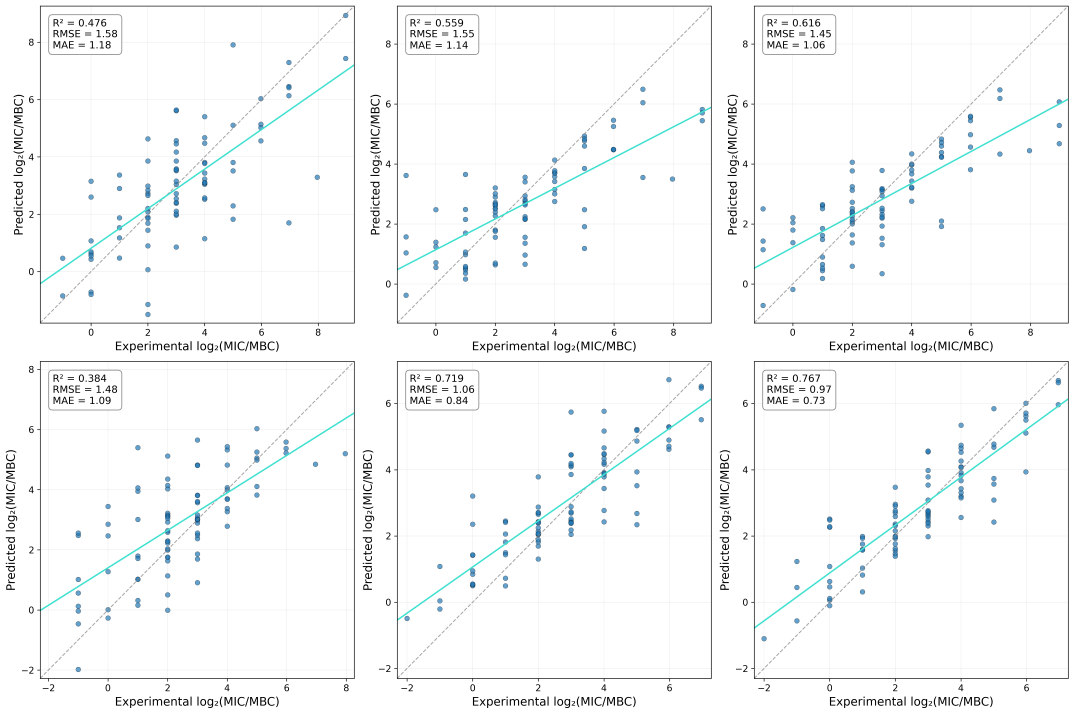
#> input picture scatter_grid_desc_vs_emb_modified.png, 5370 x 3570 px (shown at 1/5 size)
$ python extract_figure4_points.py
#> lines starting #> are read from the running program, lines starting #| are printed output that depends on the picture; after the words box and inside, x2 and y2 are one past the last pixel; in counts of white or black regions, pixels touching at a corner belong together
"""Recover the marker coordinates of the archived v5 parity grid.

Source: COMA/scatter_grid_desc_vs_emb_modified.png, the full-resolution original of the
raster used as manuscript Figure 4 (5370x3570; the manuscript copy is a 1280px JPEG with
row and column labels added around it). The underlying predictions are not in the
repository and the v18 reconstruction reports different metrics and has no descriptor arm,
so the raster is the only surviving record of these points.

Panels are located from their black spines, the data transform from the tick marks, and
markers from their fill colour (#629fca). Overlapping markers are split by blob area.
Extraction is accepted only if the recomputed R2, RMSE and MAE reproduce the values
printed inside each panel.
"""
from pathlib import Path
import json, hashlib
import numpy as np, pandas as pd
from PIL import Image
from scipy import ndimage
from sklearn.metrics import r2_score, mean_squared_error, mean_absolute_error

Image.MAX_IMAGE_PIXELS = None
ROOT = Path(__file__).resolve().parent
SRC = ROOT.parent.parent / 'scatter_grid_desc_vs_emb_modified.png'
OUT = ROOT / 'figure4_marker_coordinates.csv'

ROWS = ['Descriptors', 'Embeddings']
COLS = ['No labels', 'One-hot encoded labels', 'OpenAI embeddings labels']
# values printed inside each panel of the archived raster
PRINTED = {('Descriptors', 'No labels'): (0.476, 1.58, 1.18),
           ('Descriptors', 'One-hot encoded labels'): (0.559, 1.55, 1.14),
           ('Descriptors', 'OpenAI embeddings labels'): (0.616, 1.45, 1.06),
           ('Embeddings', 'No labels'): (0.384, 1.48, 1.09),
           ('Embeddings', 'One-hot encoded labels'): (0.719, 1.06, 0.84),
           ('Embeddings', 'OpenAI embeddings labels'): (0.767, 0.97, 0.73)}

a = np.array(Image.open(SRC).convert('RGB')).astype(int)
H, W, _ = a.shape
#> H = 3570; W = 5370
black = (a.sum(2) < 200)
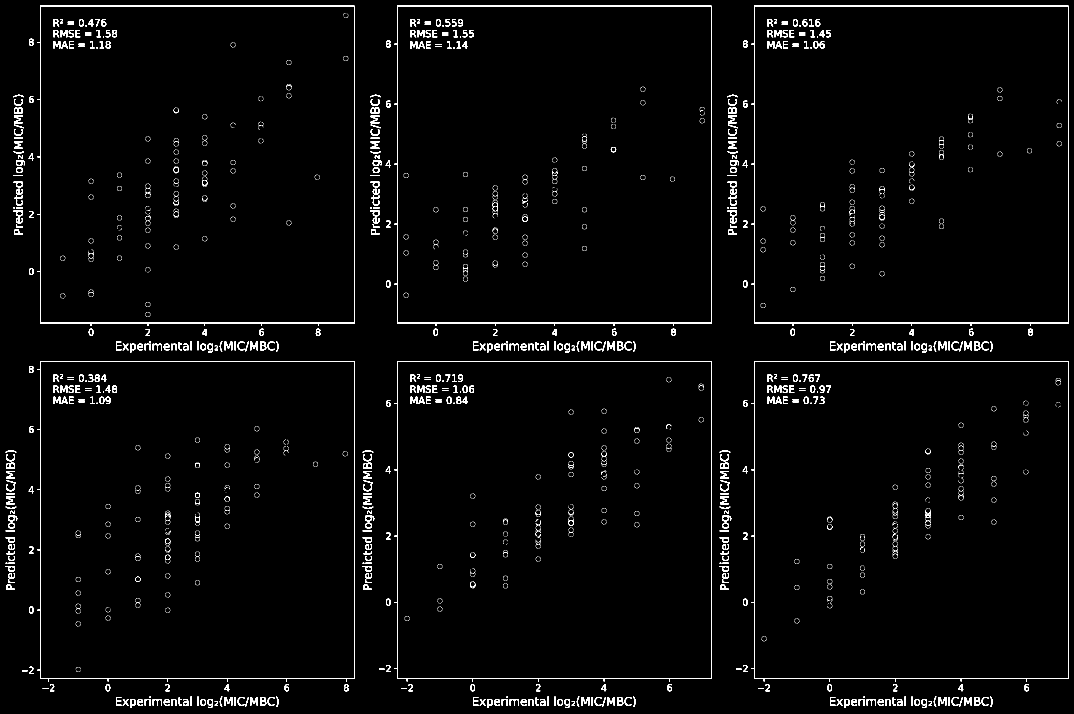
#> black: shape (3570, 5370) bool (shown at 1/5 size); 1.6% white; 7063 white regions (6428 under 20 px), largest, box (x1, y1, x2, y2) and area: (187, 1806, 1773, 3407) 19398, (187, 29, 1773, 1630) 19320, (1972, 29, 3558, 1630) 19320


def runs(idx, gap=10):
    out, s, p = [], idx[0], idx[0]
    for v in idx[1:]:
        if v - p > gap:
            out.append((s, p)); s = v
        p = v
    out.append((s, p)); return out


def longest_run(col):
    best = cur = 0
    for v in col:
        cur = cur + 1 if v else 0
        best = max(best, cur)
    return best


# a spine is one continuous dark line across a whole panel; axis labels and tick text are
# dark too but never continuous for that long
vlen = np.array([longest_run(black[:, x]) for x in range(W)])
#> (the run stopped early here; a loop or call above may not have finished)
